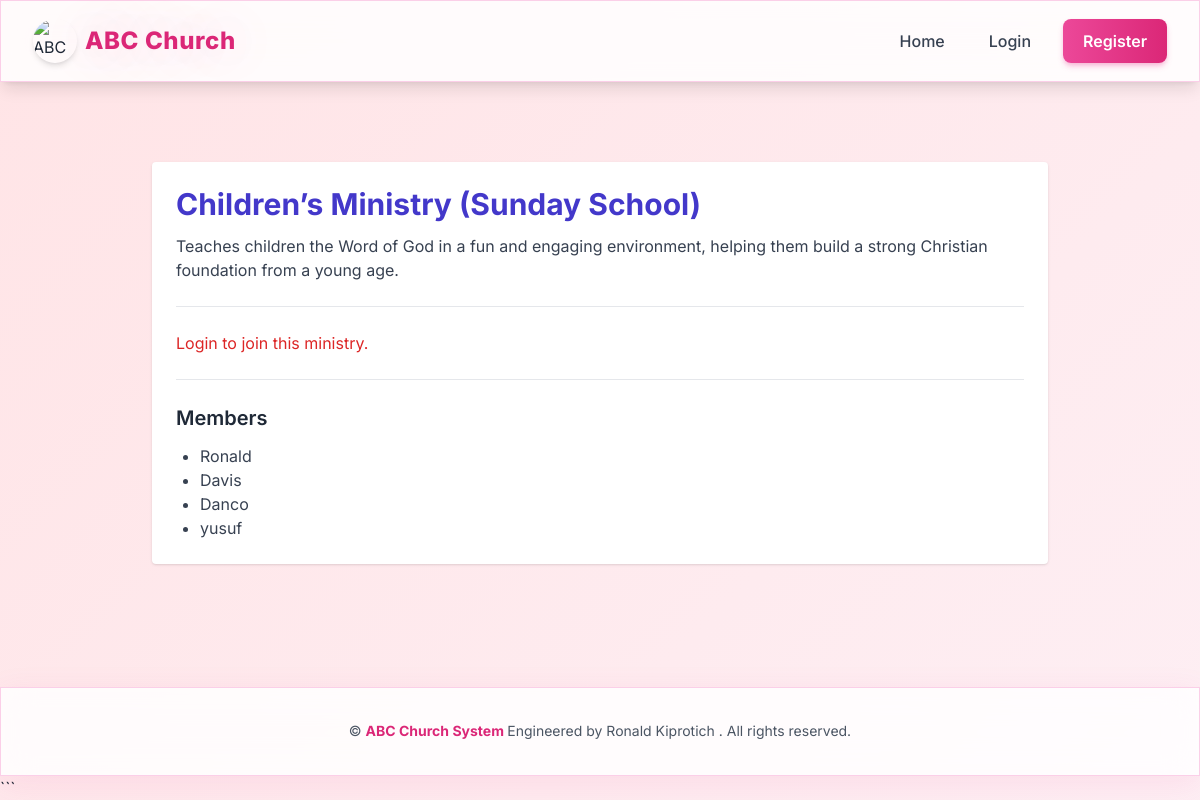
Page /ministries/children-ministry/ on the committed database.
### ministries/models.py (models this page shows, shortened)
class Ministry(models.Model):
    name = models.CharField(max_length=120, unique=True)
    slug = models.SlugField(max_length=140, unique=True)
    description = models.TextField(blank=True)
    leader = models.ForeignKey(settings.AUTH_USER_MODEL, null=True, blank=True, on_delete=models.SET_NULL, related_name='led_ministries')
    members = models.ManyToManyField(settings.AUTH_USER_MODEL, blank=True, related_name='ministries')
    created_at = models.DateTimeField(auto_now_add=True)
    class Meta:
        ordering = ['name']

### accounts/models.py (models this page shows)
class User(AbstractUser):
    ROLE_CHOICES = [
        ('admin', 'Admin'),
        ('pastor', 'Pastor'),
        ('member', 'Member'),
        ('finance', 'Finance Officer'),
    ]
    role = models.CharField(max_length=20, choices=ROLE_CHOICES, default='member')

### ministries/views.py (the view, shortened to what this page needs)
# urls.py: path('<slug:slug>/', views.ministry_detail, name='ministry_detail'),
def ministry_detail(request, slug):
    ministry = get_object_or_404(Ministry, slug=slug)
    is_member = False
    has_pending = False
    return render(request, 'ministries/ministry_detail.html', {
        'ministry': ministry,
        'is_member': is_member,
        'has_pending': has_pending,
    })

### ministries/templates/ministries/ministry_detail.html (shortened to what this page needs)
{% extends 'accounts/base.html' %}
{% block content %}
<div class="max-w-4xl mx-auto mt-8 bg-white p-6 shadow rounded">
  <h1 class="text-3xl font-bold text-indigo-700">{{ ministry.name }}</h1>
  <p class="text-gray-700 mt-3">{{ ministry.description }}</p>
  <hr class="my-6">
  {% if user.is_authenticated %}
    {% if is_member %}
      <button class="px-4 py-2 bg-green-600 text-white rounded cursor-not-allowed opacity-80">
        ✅ You are a member
      </button>
    {% elif has_pending %}
      <button class="px-4 py-2 bg-yellow-500 text-white rounded cursor-not-allowed opacity-80">
        ⏳ Pending approval
      </button>
    {% else %}
      <form method="POST" action="{% url 'ministries:request_join' pk=ministry.pk %}">
        {% csrf_token %}
        <button type="submit" class="px-4 py-2 bg-indigo-600 text-white rounded">
          Join Ministry
        </button>
      </form>
    {% endif %}
  {% else %}
    <p class="text-red-600">Login to join this ministry.</p>
  {% endif %}
  <hr class="my-6">
  <h2 class="text-xl font-semibold text-gray-800 mb-3">Members</h2>
  <ul class="list-disc ml-6 text-gray-700">
    {% for member in ministry.members.all %}
      <li>{{ member.username }}</li>
    {% empty %}
      <p class="text-gray-500">No members yet.</p>
    {% endfor %}
  </ul>
</div>
{% endblock %}

### accounts/templates/accounts/base.html (style rules this page uses)
* { font-family: 'Inter', sans-serif; box-sizing: border-box; }
html { scroll-behavior: smooth; }
body { font-feature-settings: "cv02", "cv03", "cv04", "cv11"; overflow-x: hidden; }
.animated-gradient { background: linear-gradient( -45deg, #fce7f3, #fbcfe8, #fdf2f8, #ffe4e6 ); background-size: 400% 400%; animation: gradientShift 15s ease infinite; }

### rows in the picture
Ministry: name "Children’s Ministry (Sunday School)", description "Teaches children the Word of God in a fun and engaging environment, helping them build a strong Christian foundation from a young age."
User: username "Ronald"
User: username "Davis"
User: username "Danco"
User: username "yusuf"
